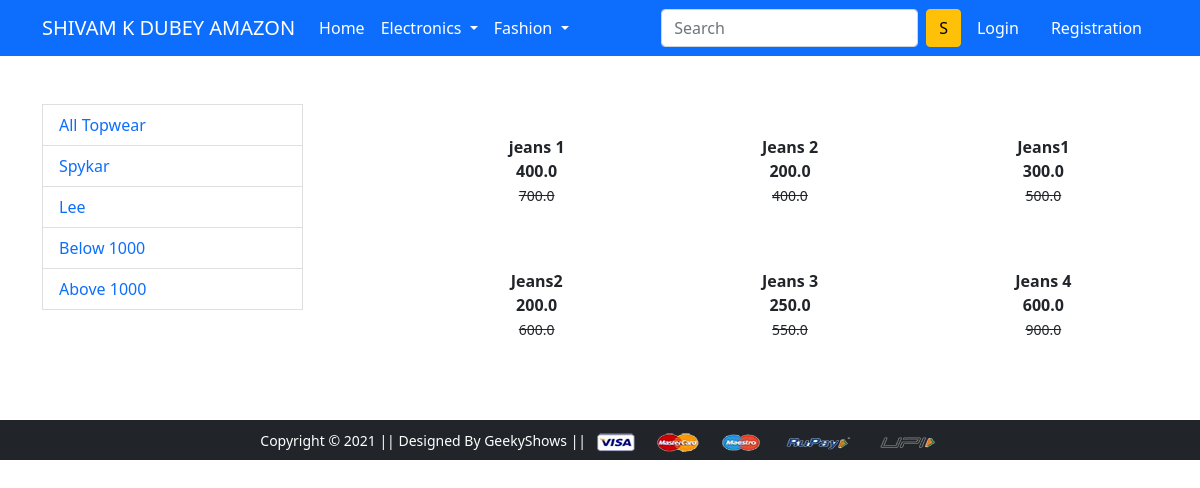
The app's page /bottomwear/ with its own data.
### app/models.py (models this page shows, shortened)
class Product(models.Model):
    title = models.CharField(max_length=100)
    selling_price = models.FloatField()
    discount_price = models.FloatField()
    description = models.TextField()
    brand = models.CharField(max_length=100)
    category = models.CharField(choices=CATEGORY_CHOICES,max_length=2)
    product_image = models.ImageField(upload_to='productimg')

### app/views.py (the view)
# urls.py: path('bottomwear/', views.bottomwear, name='bottomwear'),
def bottomwear(request,data=None):
 if data == None:
  bottomwear = Product.objects.filter(category='BW')
 elif data== 'Spykar' or data=='Lee':
  bottomwear = Product.objects.filter(category='BW').filter(brand=data)
 elif data == 'below':
  bottomwear = Product.objects.filter(category='BW').filter(discount_price__lt = 1000)
 elif data == 'above':
  bottomwear = Product.objects.filter(category='BW').filter(discount_price__gt = 1000)
 return render(request, 'app/bottomwear.html',{'bottomwear':bottomwear})

### app/templates/app/bottomwear.html (shortened to what this page needs)
{% extends 'app/base.html' %}
{% load static %}
{% block main-content %}
<div class="container my-5">
 <div class="row">
  <div class="col-sm-3">
   <a href="{% url 'bottomwear' %}" class="list-group.item list-group-item list-group-tem-action"
      aria-current="true">All Topwear</a>
   <a href="{% url 'bottomweardata' 'Spykar' %}" class="list-group.item list-group-item list-group-tem-action"
      aria-current="true">Spykar</a>
   <a href="{% url 'bottomweardata' 'Lee' %}" class="list-group.item list-group-item list-group-tem-action"
      aria-current="true">Lee</a>
    <a href="{% url 'bottomweardata' 'below' %}" class="list-group.item list-group-item list-group-tem-action"
      aria-current="true">Below 1000 </a>
    <a href="{% url 'bottomweardata' 'above' %}" class="list-group.item list-group-item list-group-tem-action"
      aria-current="true">Above 1000 </a>
  </div>
  <div class="col-sm-8 offset-sm-1">
   <div class="row">
    {% for product in bottomwear %}
    <div class="col-sm-4 text-center mb-4">
     <a href="{% url 'product-detail' product.id %}" class="btn">
      <div class="item">
       <div class="fw-bold">{{product.title}}</div>
       <div class="fw-bold">{{product.discount_price}}</div>
       <small class="fw-light text-decoration-line-through">{{product.selling_price}}</small>
      </div>
     </a>
    </div>
    {% endfor %}
   </div>
  </div>
 </div>
</div>
{% endblock main-content %}

### records on screen
Product: title "jeans 1", discount_price "400.0", selling_price "700.0"
Product: title "Jeans 2", discount_price "200.0", selling_price "400.0"
Product: title "Jeans1", discount_price "300.0", selling_price "500.0"
Product: title "Jeans2", discount_price "200.0", selling_price "600.0"
Product: title "Jeans 3", discount_price "250.0", selling_price "550.0"
Product: title "Jeans 4", discount_price "600.0", selling_price "900.0"
